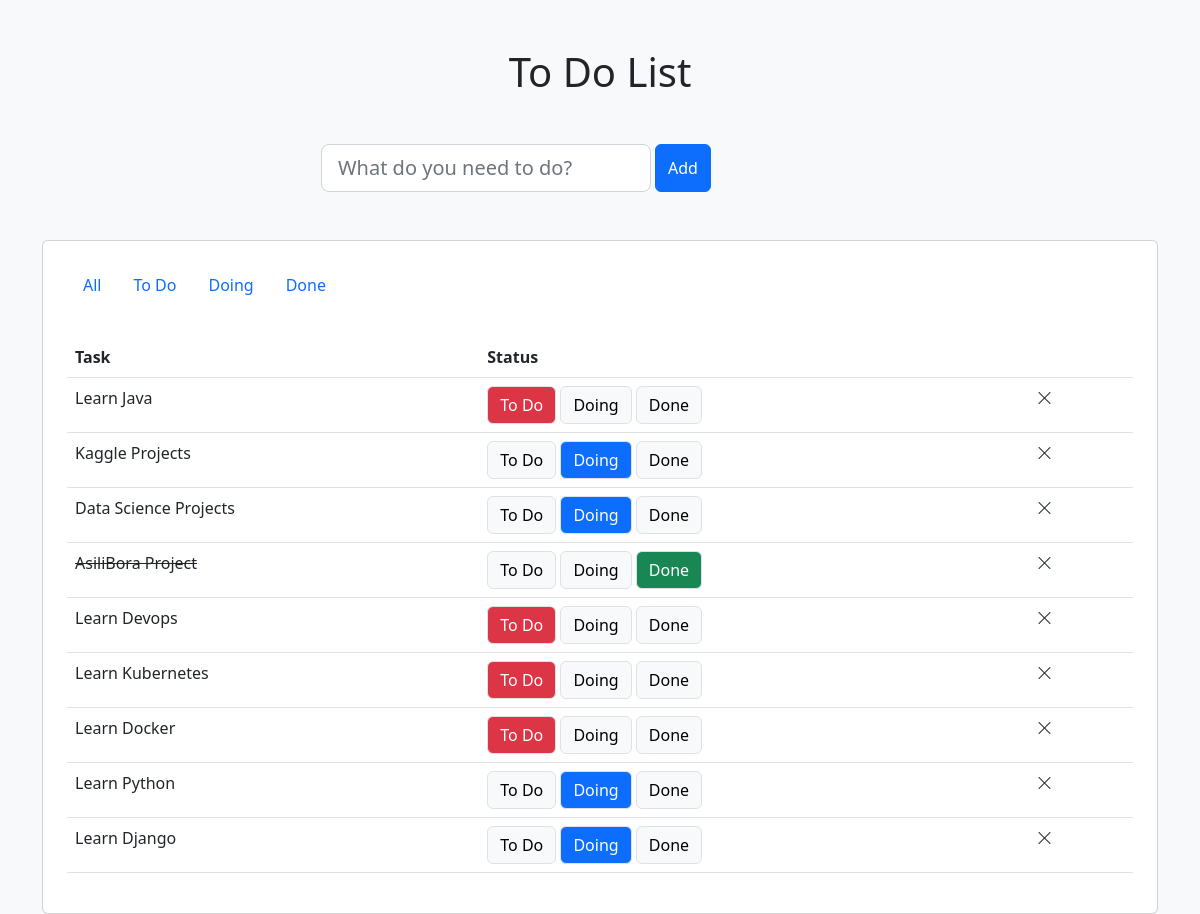
The app's page /, older data.
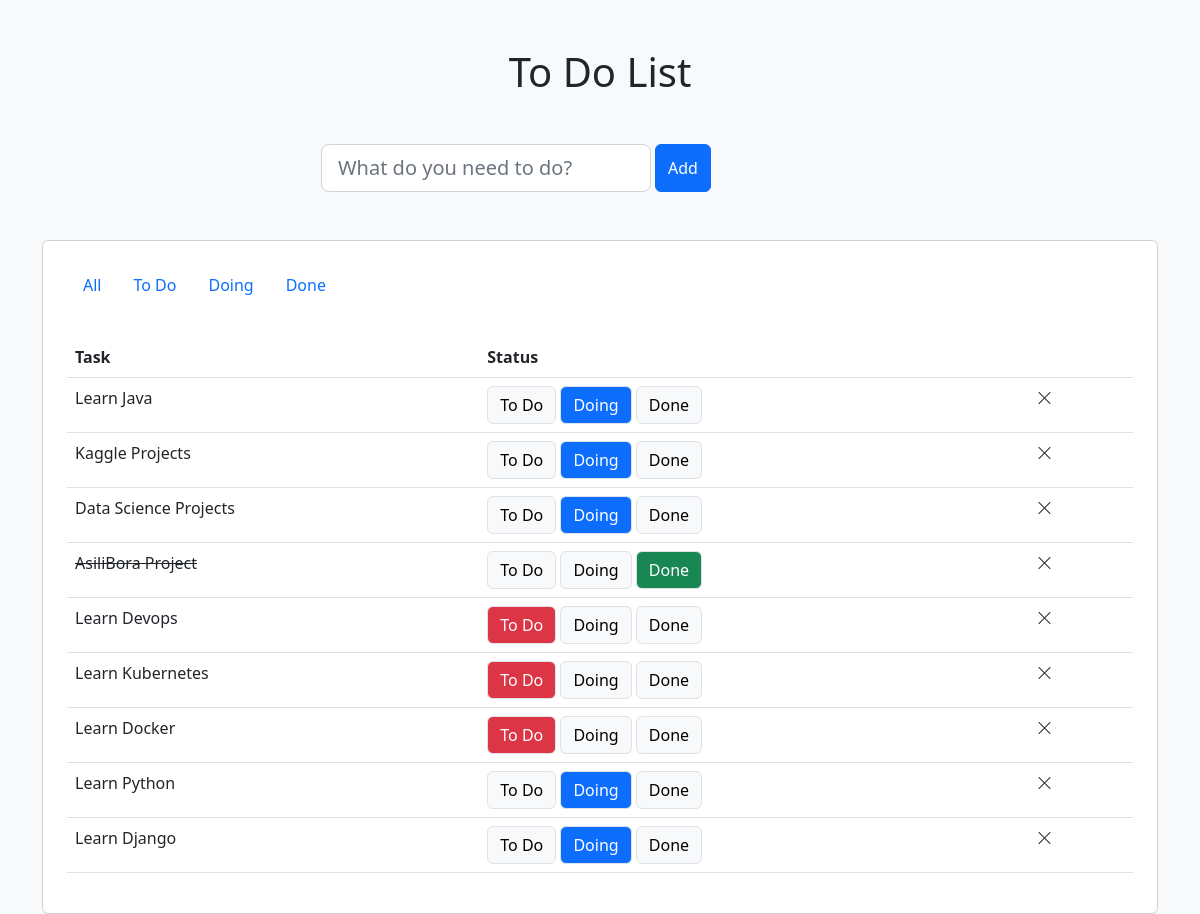
The same page, newer data.
### todo/models.py (models this page shows, shortened)
class Task(models.Model):
    class StatusChoice(models.TextChoices):
        TODO = "To Do"
        DOING = "Doing"
        DONE = "done"
    name = models.CharField(max_length=255)
    created = models.DateTimeField(auto_now_add=True)
    status = models.CharField(
        choices = StatusChoice.choices, max_length=100, default=StatusChoice.TODO
        )

### todo/views.py (the view)
# urls.py: path("", views.index, name="index"),
def index(request: HttpRequest) -> HttpResponse:
    if request.method == "POST":
        form = TaskForm(data=request.POST)
        if form.is_valid():
            form.save()
    form = TaskForm()
    tasks = Task.objects.all().order_by("-created")
    context = {
        "tasks": tasks,
        "form": form,
        "Status": Task.StatusChoice
        }
    return render(request, "index.html", context)

### todo/forms.py
class TaskForm(forms.ModelForm):
    class Meta:
        model = Task
        fields = ["name"]
    name = forms.CharField(
        label=False,
        widget=forms.TextInput(
            attrs={
                "aria-label": "name",
                "placeholder": "What do you need to do?",
                "class": "form-control form-control-lg inline-block",
            }
        ),
    )

### todo/templates/index.html (shortened to what this page needs)
{% extends 'base.html' %}
{% block content %}
<form class="w-50 mx-auto mb-5 d-flex" id="todo-form" method="post">
    {{ form }}
    <input class="btn btn-primary mx-1" type="submit" value="Add">
</form>
<section class="card p-4">
    <ul id="tabs" class="nav nav-pills mb-4 pb-2">
        <li class="nav-item">
            <a class="nav-link {% if filter_choice == 'ALL' %}active{% endif %}" href="{% url 'index' %}">
                All
            </a>
        </li>
        <li class="nav-item">
            <a class="nav-link {% if filter_choice == Status.TODO %}active{% endif %}"
                href="{% url 'filter' Status.TODO %}">To Do</a>
        </li>
        <li class="nav-item">
            <a class="nav-link {% if filter_choice == Status.DOING %}active{% endif %}"
                href="{% url 'filter' Status.DOING %}">Doing</a>
        </li>
        <li class="nav-item">
            <a class="nav-link {% if filter_choice == Status.DONE %}active{% endif %}"
                href="{% url 'filter' Status.DONE %}">Done</a>
        </li>
    </ul>
    <section id="todo-list">
        {% include 'partials/todo_list.html' %}
    </section>
</section>
{% endblock %}

### todo/templates/partials/todo_row.html
<tr id="task-row-{{task.id}}">
    {% if task.status == Status.DONE %}
    <td>
        <del>{{task.name}}</del>
    </td>
    {% else %}
    <td>{{task.name}}</td>
    {% endif %}
    <td>
        {% if task.status == Status.TODO %}
         <div class="btn btn-danger border">To Do</div>
        {% else %}
         <a class="btn btn-light border" href="{% url 'update_status' task.id Status.TODO %}">To Do</a>
        {% endif %}
        {% if task.status == Status.DOING %}
        <div class="btn btn-primary border">Doing</div>
        {% else %}
        <a class="btn btn-light border" href="{% url 'update_status' task.id Status.DOING %}">Doing</a>
        {% endif %}
        {% if task.status == Status.DONE %}
        <div class="btn btn-success border">Done</div>
        {% else %}
        <a class="btn btn-light border" href="{% url 'update_status' task.id Status.DONE %}">Done</a>
        {% endif %}
    </td>
    <td>
        <a class="m-2" href="{% url 'delete' task.id %}">
            <i class="link-dark bi-x-lg"></i>
        </a>
    </td>
</tr>

Row changes from the older to the newer data that the page shows:
changed Task "Learn Java": status "To Do" → "Doing" (drawn)
